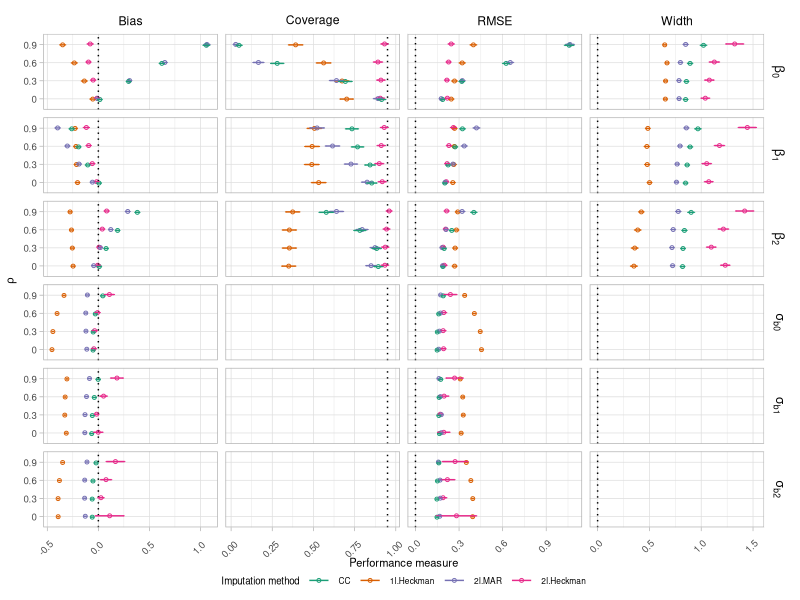
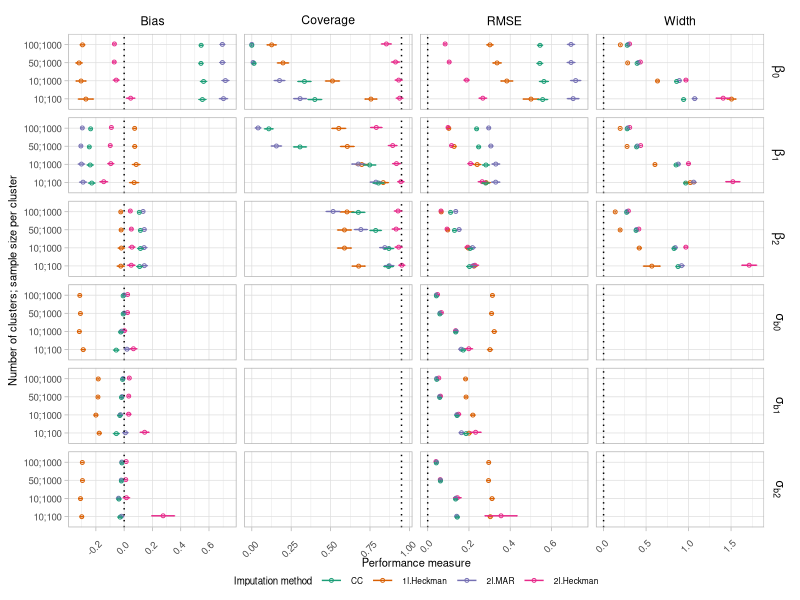
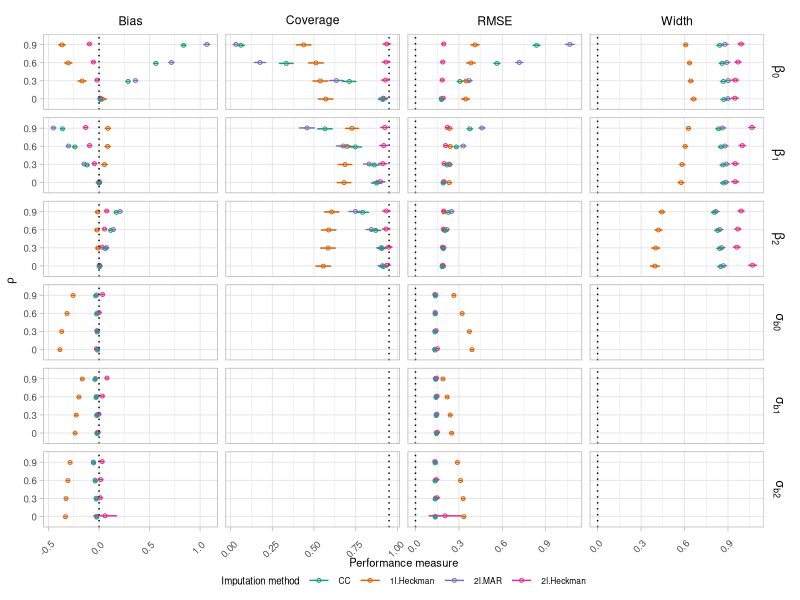
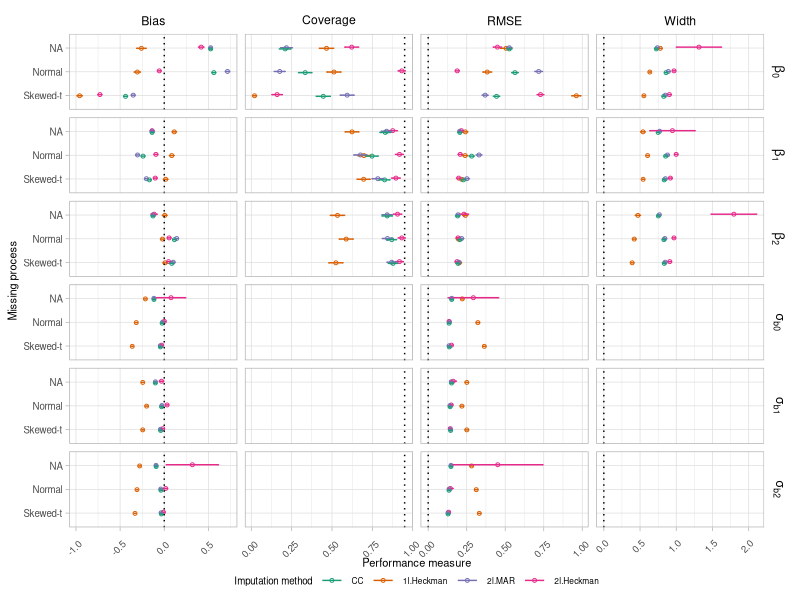

The R source for these figures, in order:
library(here)
library(data.table)
library(ggplot2)

# Arrange dataset
data<-as.data.table(readxl::read_xlsx(here('2.Simulation','Sim_results.xlsx'),sheet="Sheet1"))
#data<-data[,grep("Scenario|Method|Variation|^Bias|^EmpSE|^RMSE|^CIW|^Cov|^SE", names(data)), with = FALSE]
#colnames(data)<-c("Scenario","Variation","Method", paste0("p_Coverage_",0:2), paste0("p_Bias_",0:6),paste0("p_RMSE_",0:6),paste0("p_Width_",0:2),paste0("p_EmpSE_",0:6),paste0("SE_Bias_",0:6),paste0("SE_EmpSE_",0:6),paste0("SE_RMSE_",0:6),paste0("SE_Width_",0:2), paste0("SE_Coverage_",0:2))
#data<- setDT(melt(data, measure.vars = c( paste0("p_Bias_",0:6), paste0("p_Coverage_",0:2), paste0("p_EmpSE_",0:6), paste0("p_RMSE_",0:6),paste0("p_Width_",0:2),paste0("SE_Bias_",0:6), paste0("SE_Coverage_",0:2),paste0("SE_EmpSE_",0:6),paste0("SE_RMSE_",0:6),paste0("SE_Width_",0:2)),variable.name = "Statistic", value.name = "Value"))
data<-data[Variation!="10;50",]
data<-data[,grep("Scenario|Method|Variation|^Bias|^RMSE|^CIW|^Cov|^SE_B|^SE_C|^SE_W|^SE_RM", names(data)), with = FALSE]
colnames(data)<-c("Scenario","Variation","Method", paste0("p_Coverage_",0:2), paste0("p_Bias_",0:6),
                  paste0("p_RMSE_",0:6),paste0("p_Width_",0:2),paste0("SE_Bias_",0:6),paste0("SE_RMSE_",0:6),paste0("SE_Width_",0:2), paste0("SE_Coverage_",0:2))
data<- setDT(melt(data, measure.vars = c( paste0("p_Bias_",0:6), paste0("p_Coverage_",0:2), paste0("p_RMSE_",0:6),paste0("p_Width_",0:2),
                                          paste0("SE_Bias_",0:6), paste0("SE_Coverage_",0:2),paste0("SE_RMSE_",0:6),paste0("SE_Width_",0:2)),variable.name = "Statistic", value.name = "Value"))



data[, c("Type","Statistic", "Parameter") := tstrsplit(Statistic, "_", fixed=TRUE)]
data<- setDT(dcast(data, Scenario+ Variation+ Method +  Parameter+Statistic~Type, value.var = "Value"))
param_val <- c("0"="beta_0", "1"="beta_1", "2"="beta_2", 
               "3"="sigma_b0", "4"="sigma_b1", "5"="sigma_b2","6"= "sigma_e")
data[,Method:=factor(Method, levels = c("CC","1l.Heckman","2l.MAR","2l.Heckman"))]

data[,Parameter := as.factor(param_val[data$Parameter])]
data[,Parameter := factor(Parameter, levels = c("beta_0","beta_1","beta_2","sigma_b0","sigma_b1","sigma_b2","sigma_e"),
                          ordered = TRUE, labels=c(expression(beta[0]),expression(beta[1]),expression(beta[2]),
                                                   expression(sigma[b*0]),expression(sigma[b*1]),expression(sigma[b*2]),
                                                   expression(sigma[e])))]


plotsim<-function(Scenariov,levelsvar,yaxis){
datagraph<-data[Scenario==Scenariov,]
datalines <- data.table(Parameter = c("beta_0","beta_1", "beta_2","sigma_b0", "sigma_b1","sigma_b2","sigma_e"),
                        Z = c(rep(0,7),rep(0.95,7),rep(0,7),rep(0,7)),
                        Statistic=c(rep("Bias",7),rep("Coverage",7),rep("RMSE",7),rep("Width",7)))
datalines[,Parameter := factor(Parameter, levels = c("beta_0","beta_1","beta_2","sigma_b0","sigma_b1","sigma_b2","sigma_e"),
                               ordered = TRUE, labels=c(expression(beta[0]),expression(beta[1]),expression(beta[2]),
                                                        expression(sigma[b*0]),expression(sigma[b*1]),expression(sigma[b*2]),
                                                        expression(sigma[e])))]
datagraph[, Variation:=as.factor(Variation)]
datagraph[, Variation:=factor(Variation,levels=levelsvar)]

pd = position_dodge(.1)
datalines1<-datalines[Parameter%in%c("beta[0]","beta[1]","beta[2]","sigma[b * 0]","sigma[b * 1]","sigma[b * 2]")]

plot<-ggplot(datagraph[Parameter%in%c("beta[0]","beta[1]","beta[2]","sigma[b * 0]","sigma[b * 1]","sigma[b * 2]")],
       aes(y= Variation, x     = p, color = Method)) +
  geom_point(shape = 1,size  = 1,position = pd) +
  geom_vline(data = datalines1, aes(xintercept = Z),linetype='dotted')+
  geom_errorbar(aes(xmin  = p - 1.96*SE, xmax  = p + 1.96*SE),
                width = 0.2,size  = 0.5,position = pd) +
  facet_grid(Parameter~Statistic, scales="free",labeller = label_parsed)+
  scale_color_brewer(palette="Dark2")+
  guides(color=guide_legend(title="Imputation method"))+
  theme_light()+  
  theme(strip.background =element_rect(fill="white"),legend.position="bottom",legend.margin=margin(t=-12))+
  theme(strip.text = element_text(colour = 'black'))+
  theme(axis.text.x = element_text(angle = 45, vjust = 0.15,size=7),
        axis.title=element_text(size=8))+
  theme(axis.text.y = element_text(size=7))+
  xlab("Performance measure")+ylab(yaxis)+
  theme(legend.text=element_text(size=6))+
  theme(legend.title=element_text(size=7))

return(plot)
}


plot_rho<-plotsim(Scenariov="Rho",levelsvar=c("0","0.3","0.6","0.9"),yaxis=expression(rho))
plot_bin<-plotsim(Scenariov="Bin",levelsvar=c("0","0.3","0.6","0.9"),yaxis=expression(rho))
plot_N<-plotsim(Scenariov="N",levelsvar=c("10;50","10;100","10;1000","50;1000","100;1000"),yaxis="Number of clusters; sample size per cluster")
plot_S<-plotsim(Scenariov="S",levelsvar=c("Skewed-t","Normal","ry*=f(y*)"),yaxis="Missing process")
